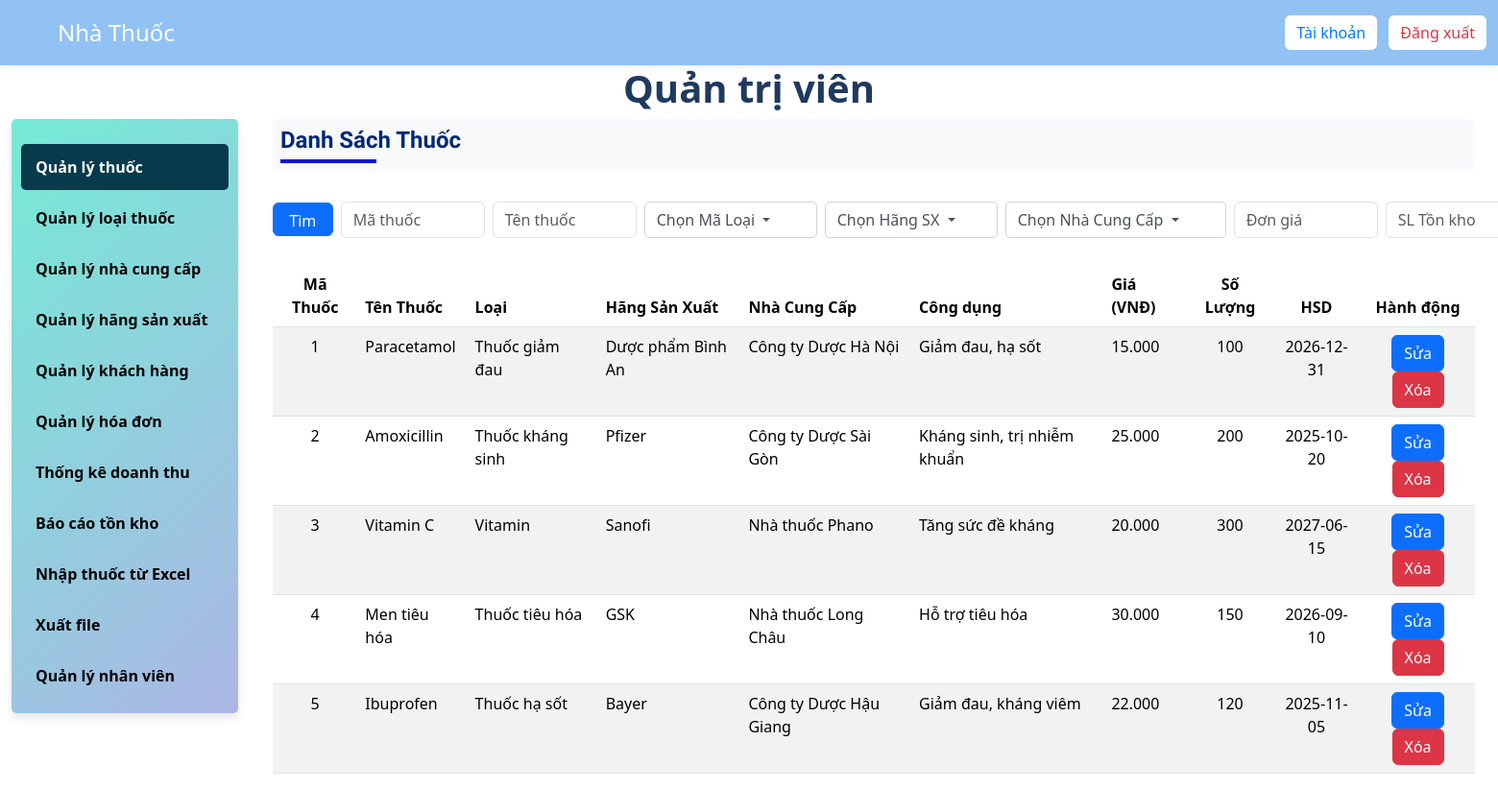
The page / (signed in) on the database its author committed.
### tables this page shows
CREATE TABLE Thuoc (
    MaThuoc INT AUTO_INCREMENT PRIMARY KEY,
    MaLoai INT NOT NULL,
    MaHangSX INT NOT NULL,
    MaNCC INT NOT NULL,
    TenThuoc VARCHAR(100) NOT NULL,
    CongDung TEXT,
    DonGia DECIMAL(10,2) NOT NULL CHECK (DonGia >= 0),
    SoLuongTon INT DEFAULT 0 CHECK (SoLuongTon >= 0),
    HanSuDung DATE NOT NULL,
    FOREIGN KEY (MaLoai) REFERENCES LoaiThuoc(MaLoai) ON DELETE CASCADE,  
    FOREIGN KEY (MaHangSX) REFERENCES HangSX(MaHangSX) ON DELETE CASCADE,
    FOREIGN KEY (MaNCC) REFERENCES NhaCungCap(MaNCC) ON DELETE CASCADE
);

CREATE TABLE LoaiThuoc (
    MaLoai INT AUTO_INCREMENT PRIMARY KEY,
    TenLoai VARCHAR(100),
    DonViTinh VARCHAR(20)
);

CREATE TABLE HangSX (
    MaHangSX INT AUTO_INCREMENT PRIMARY KEY,
    TenHang VARCHAR(100) NOT NULL,
    QuocGia VARCHAR(50) NOT NULL
);

CREATE TABLE NhaCungCap (
    MaNCC INT AUTO_INCREMENT PRIMARY KEY,
    TenNCC VARCHAR(100) NOT NULL,
    SoDienThoai VARCHAR(15) NOT NULL
);

### src/functions.php (called while the page is built, shortened)
<?php
function layTatCaThuoc(PDO $pdo): array
{
    $query = "SELECT t.*, t.DonGia AS Gia, t.SoLuongTon AS SoLuong, l.TenLoai, h.TenHang, n.TenNCC
            FROM Thuoc t
            JOIN LoaiThuoc l ON t.MaLoai = l.MaLoai
            JOIN HangSX h ON t.MaHangSX = h.MaHangSX
            JOIN NhaCungCap n ON t.MaNCC = n.MaNCC
            ";
    $stmt = $pdo->query($query);
    return $stmt->fetchAll(PDO::FETCH_ASSOC);
}
?>

### public/thuoc.php (the view, shortened to what this page needs)
<div class="account-info">
    <div class="container-fluid" id="thuoc">
        <h2 class="section-title bg-light p-2 rounded potta-one-regular">Danh Sách Thuốc</h2>
        <div class="d-flex justify-content-between align-items-center mb-3">
            <div class="d-flex">
                <button id="searchBtn" class="btn btn-primary me-2">Tìm kiếm</button>
                <input type="text" id="maThuoc" class="form-control me-2" placeholder="Mã thuốc" />
                <input type="text" id="tenThuoc" class="form-control me-2" placeholder="Tên thuốc" />
                <div class="dropdown me-2">
                    <button class="btn btn-secondary dropdown-toggle" type="button" id="dropdownLoai"
                        data-bs-toggle="dropdown">
                        Chọn Mã Loại
                    </button>
                </div>
                <div class="dropdown me-2">
                    <button class="btn btn-secondary dropdown-toggle" type="button" id="dropdownHang"
                        data-bs-toggle="dropdown">
                        Chọn Hãng SX
                    </button>
                </div>
                <div class="dropdown me-2">
                    <button class="btn btn-secondary dropdown-toggle" style="width:230px;" type="button" id="dropdownNCC"
                        data-bs-toggle="dropdown">
                        Chọn Nhà Cung Cấp
                    </button>
                </div>
                <input type="number" id="donGia" class="form-control me-2" placeholder="Đơn giá" />
                <input type="number" id="soLuongTon" class="form-control me-2" placeholder="SL Tồn kho" />
            </div>
        </div>
        <table class="table table-striped">
            <thead class="thead-dark">
                <tr>
                    <th class="text-center">Mã Thuốc</th>
                    <th>Tên Thuốc</th>
                    <th>Loại</th>
                    <th>Hãng Sản Xuất</th>
                    <th>Nhà Cung Cấp</th>
                    <th>Công dụng</th>
                    <th>Giá (VNĐ)</th>
                    <th class="text-center">Số Lượng</th>
                    <th class="text-center">HSD</th>
                    <th class="text-center">Hành động</th>
                </tr>
            </thead>
            <tbody>
                <?php foreach ($thuocList as $thuoc): ?>
                    <tr>
                        <td class="text-center"><?php echo htmlspecialchars($thuoc['MaThuoc']); ?></td>
                        <td><?php echo htmlspecialchars($thuoc['TenThuoc']); ?></td>
                        <td><?php echo htmlspecialchars($thuoc['TenLoai']); ?></td>
                        <td><?php echo htmlspecialchars($thuoc['TenHang']); ?></td>
                        <td><?php echo htmlspecialchars($thuoc['TenNCC']); ?></td>
                        <td><?php echo htmlspecialchars($thuoc['CongDung']); ?></td>
                        <td><?php echo number_format($thuoc['Gia'], 0, ',', '.'); ?></td>
                        <td class="text-center"><?php echo htmlspecialchars($thuoc['SoLuong']); ?></td>
                        <td class="text-center"><?php echo htmlspecialchars($thuoc['HanSuDung']); ?></td>
                        <td class="text-center">
                            <a href="#" class="btn btn-primary">Sửa</a>
                            <a href="#" class="btn btn-danger">Xóa</a>
                        </td>
                    </tr>
                <?php endforeach; ?>
            </tbody>
        </table>
    </div>
</div>

### src/partials/head.php (shortened to what this page needs)
<!DOCTYPE html>
<html lang="en">
<head>
    <link href="https://cdn.jsdelivr.net/npm/bootstrap@5.3.3/dist/css/bootstrap.min.css" rel="stylesheet"
>
    <link rel="stylesheet" href="https://cdnjs.cloudflare.com/ajax/libs/font-awesome/6.4.2/css/all.min.css"
 />
    <link rel="stylesheet" href="https://cdn.jsdelivr.net/npm/bootstrap-icons@1.5.0/font/bootstrap-icons.css">
    <link rel="stylesheet" href="./css/style.css">
</head>

### src/partials/header.php
<header class="custom-header py-3 shadow-sm">
    <div class="container-fluid d-flex justify-content-between align-items-center">
        <h1 class="h4 text-white mb-0 ms-5">Nhà Thuốc</h1>
        <nav>
            <?php if (isset($_SESSION["username"])): ?>
            <a href="account.php" class="btn btn-light me-2">Tài khoản</a>
            <a href="logout.php" class="btn btn-light text-danger">Đăng xuất</a>
            <?php else: ?>
            <a href="login.php" class="btn btn-light me-2">Đăng nhập</a>
            <a href="register.php" class="btn btn-light text-primary">Đăng ký</a>
            <?php endif; ?>
        </nav>
    </div>
</header>

### public/index.php (shortened to what this page needs)
<?php
require_once __DIR__ . '/../src/bootstrap.php';
require_once __DIR__ . '/../src/functions.php';
$vaitro = ($_SESSION['VaiTro']);
$thuocList = layTatCaThuoc($pdo);
include __DIR__ . '/../src/partials/head.php';
include __DIR__ . '/../src/partials/header.php';
?>
<div class="container-fluid">
    <div class="d-flex justify-content-center">
        <h1>Quản trị viên</h1>
    </div>
    <div class="row">
        <div class="col-md-2">
            <div class="sidebar">
                <ul class="nav flex-column mt-3">
                    <li class="nav-item">
                        <a class="nav-link" href="#thuoc" id="showThuoc"><strong>Quản lý thuốc</strong></a>
                    </li>
                    <li class="nav-item">
                        <a class="nav-link" href="#loai" id="showLoai"><strong>Quản lý loại thuốc</strong></a>
                    </li>
                    <li class="nav-item">
                        <a class="nav-link" href="#ncc" id="showNCC"><strong>Quản lý nhà cung cấp</strong></a>
                    </li>
                    <li class="nav-item">
                        <a class="nav-link" href="#hsx" id="showHSX"><strong>Quản lý hãng sản xuất</strong></a>
                    </li>
                    <li class="nav-item">
                        <a class="nav-link" href="#khachHang" id="showKhachHang"><strong>Quản lý khách hàng</strong></a>
                    </li>
                    <li class="nav-item">
                        <a class="nav-link" href="#hoaDon" id="showHoadon"><strong>Quản lý hóa đơn</strong></a>
                    </li>
                    <li class="nav-item">
                        <a class="nav-link" href="#thongKe" id="showThongKe"><strong>Thống kê doanh thu</strong></a>
                    </li>
                    <li class="nav-item">
                        <a class="nav-link" href="#tonKho" id="showTonKho"><strong>Báo cáo tồn kho</strong></a>
                    </li>
                    <li class="nav-item">
                        <a class="nav-link" href="#nhapThuoc" id="showNhapThuoc"><strong>Nhập thuốc từ Excel</strong></a>
                    </li>
                    <li class="nav-item">
                        <a class="nav-link" href="#xuatFile" id="showXuatFile"><strong>Xuất file </strong></a>
                    </li>
                    <?php
                    if ($vaitro == 'admin') {
                        echo '<li class="nav-item">
                                <a class="nav-link" href="#nhanVien" id="showNhanVien"><strong>Quản lý nhân viên</strong></a>
                            </li>';
                    }
                    ?>
                </ul>
            </div>
        </div>
        <div class="col-md-10">
            <?php
            include __DIR__ . '/thuoc.php';
            ?>
        </div>
    </div>
</div>

### public/css/style.css (style rules this page uses)
.custom-header { background-color: #91c2f3; color: white; padding: 15px 0; box-shadow: 0 4px 8px rgba(0, 0, 0, 0.1); }
.custom-header .btn-light { background-color: white; border: none; color: #007bff; }
h1 { font-size: 2.5rem; font-weight: bold; color: #1E3A5F; }
input { width: 100%; padding: 10px; margin: 5px 0; border: 1px solid #ccc; border-radius: 5px; }
button { width: 100%; padding: 10px; background-color: #007bff; color: rgb(255, 255, 255); border: none; border-radius: 5px; }
.potta-one-regular { font-size: 200%; font-family: "Potta One", system-ui; font-weight: 600; font-style: normal; color: #002975; }

### public/index.php (style rules this page uses)
.sidebar { background: linear-gradient(135deg, #74ebd5, #acb6e5); padding: 10px; border-radius: 5px; box-shadow: 0 5px 8px rgba(0, 0, 0, 0.1); }
.nav-link { color: #000; padding: 12px 15px; margin-bottom: 5px; border-radius: 5px; display: block; transition: background-color 0.3s, color 0.3s; }
.nav-item { list-style: none; }
.nav-link.active { background-color: #073A4B; color: white; }
.row { display: flex; justify-content: space-between; }
.account-info { display: flex; align-items: center; position: relative; }
.section-title { font-size: 24px; font-weight: bold; margin-bottom: 20px; position: relative; }
.section-title::after { content: ''; display: block; width: 100px; height: 4px; background-color: rgb(9, 25, 208); margin-top: 5px; }
.d-flex .form-control { width: 150px; }
#searchBtn { height: 35px; margin-top: 6px; }
.dropdown .btn { width: 180px; text-align: left; background-color: white; color: #495057; border: 1px solid #ced4da; padding: 0.375rem 0.75rem; height: 38px; border-radius: 5px; margin-top: 5px; }

### rows shown on the page
thuoc: MaThuoc "1", TenThuoc "Paracetamol", MaLoai.TenLoai "Thuốc giảm đau", MaHangSX.TenHang "Dược phẩm Bình An", MaNCC.TenNCC "Công ty Dược Hà Nội", CongDung "Giảm đau, hạ sốt", DonGia "15.000", SoLuongTon "100", HanSuDung "2026-12-31"
thuoc: MaThuoc "2", TenThuoc "Amoxicillin", MaLoai.TenLoai "Thuốc kháng sinh", MaHangSX.TenHang "Pfizer", MaNCC.TenNCC "Công ty Dược Sài Gòn", CongDung "Kháng sinh, trị nhiễm khuẩn", DonGia "25.000", SoLuongTon "200", HanSuDung "2025-10-20"
thuoc: MaThuoc "3", TenThuoc "Vitamin C", MaLoai.TenLoai "Vitamin", MaHangSX.TenHang "Sanofi", MaNCC.TenNCC "Nhà thuốc Phano", CongDung "Tăng sức đề kháng", DonGia "20.000", SoLuongTon "300", HanSuDung "2027-06-15"
thuoc: MaThuoc "4", TenThuoc "Men tiêu hóa", MaLoai.TenLoai "Thuốc tiêu hóa", MaHangSX.TenHang "GSK", MaNCC.TenNCC "Nhà thuốc Long Châu", CongDung "Hỗ trợ tiêu hóa", DonGia "30.000", SoLuongTon "150", HanSuDung "2026-09-10"
thuoc: MaThuoc "5", TenThuoc "Ibuprofen", MaLoai.TenLoai "Thuốc hạ sốt", MaHangSX.TenHang "Bayer", MaNCC.TenNCC "Công ty Dược Hậu Giang", CongDung "Giảm đau, kháng viêm", DonGia "22.000", SoLuongTon "120", HanSuDung "2025-11-05"
